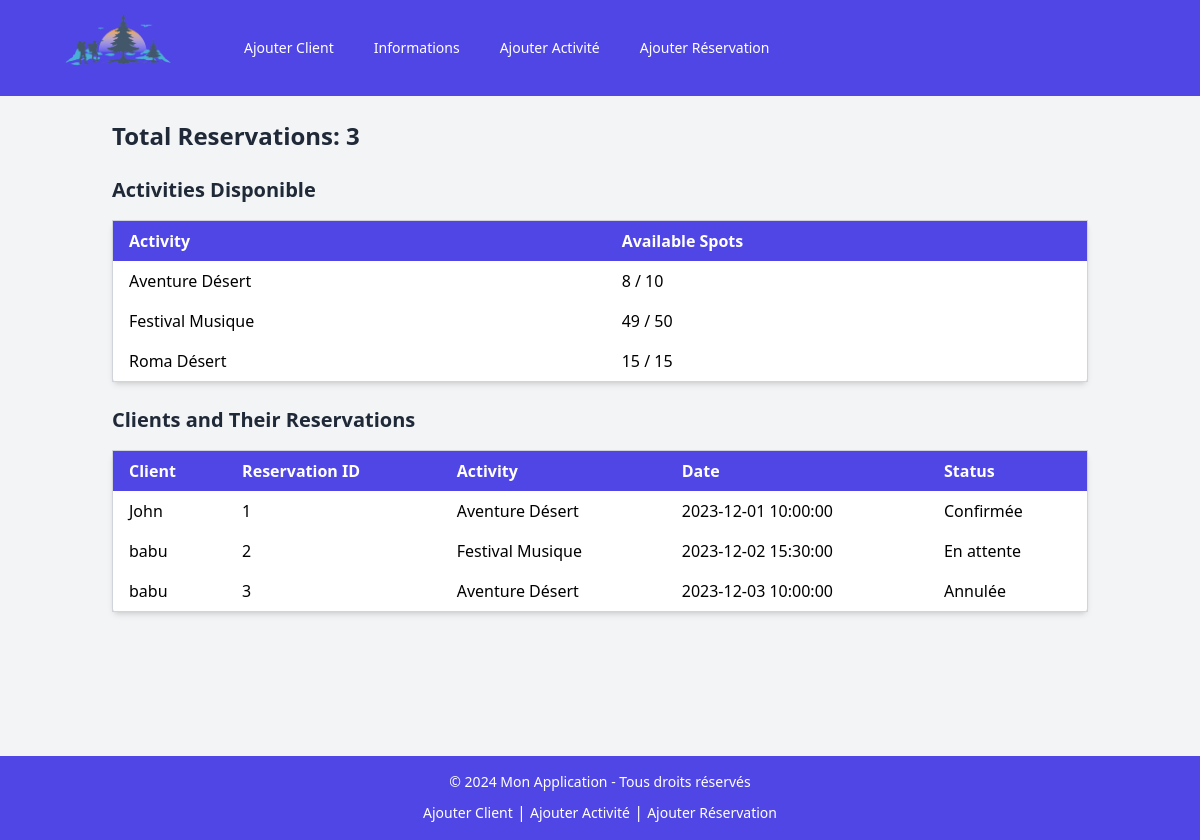
Before: /afficheall.php with the older database file.
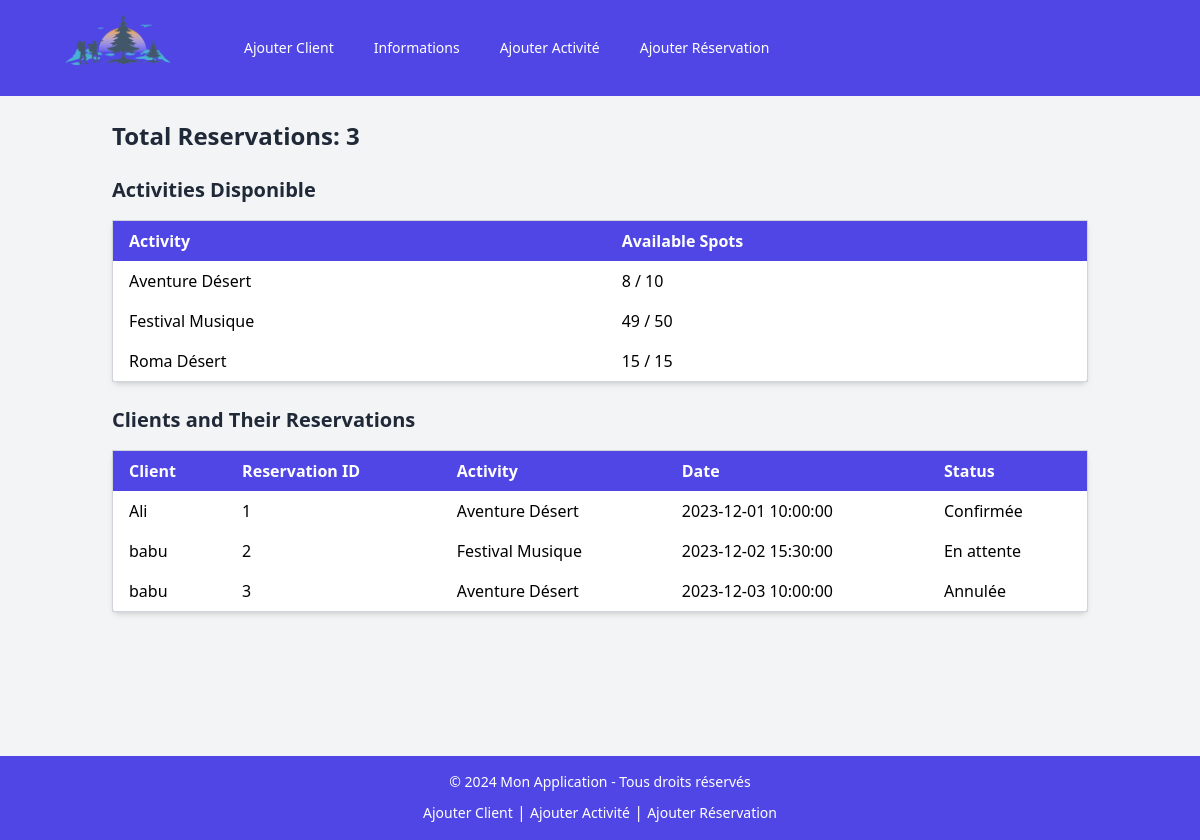
After: the same page with the newer database file.
### tables this page shows
CREATE TABLE IF NOT EXISTS activite (
    id_activite INT(11) NOT NULL AUTO_INCREMENT,
    titre VARCHAR(150) NOT NULL,
    description VARCHAR(100),
    destination VARCHAR(200) NOT NULL,
    prix DECIMAL(10,2) NOT NULL,
    date_debut DATE NOT NULL,
    date_fin DATE NOT NULL,
    places_disponible INT(11),
    PRIMARY KEY (id_activite)
);

CREATE TABLE IF NOT EXISTS reservation (
    id_reservation INT(11) NOT NULL AUTO_INCREMENT,
    id_client INT(11) NOT NULL,
    id_activite INT(11) NOT NULL,
    date_reservation TIMESTAMP NOT NULL,
    status ENUM('En attente', 'Confirmée', 'Annulée') NOT NULL,
    PRIMARY KEY (id_reservation),
    FOREIGN KEY (id_client) REFERENCES cliente(id_client),
    FOREIGN KEY (id_activite) REFERENCES activite(id_activite)
);

CREATE TABLE IF NOT EXISTS cliente (
    id_client INT(11) NOT NULL AUTO_INCREMENT,
    nom VARCHAR(100) NOT NULL,
    prenom VARCHAR(100) NOT NULL,
    email VARCHAR(150) NOT NULL UNIQUE,
    telephone VARCHAR(15) NOT NULL,
    adresse TEXT NOT NULL,
    date_naissance DATE NOT NULL,
    PRIMARY KEY (id_client)
);

### afficheall.php (the view, shortened to what this page needs)
<?php
$host = 'localhost';
$username = 'root';
$password = '';
$dbname = 'vygs';
$mysqli = new mysqli($host, $username, $password, $dbname);
$reservations_result = $mysqli->query("SELECT r.id_reservation, r.id_client, r.id_activite, r.date_reservation, r.status,
                                       c.nom as client,
                                       a.titre as activite
                                       FROM reservation r
                                       JOIN cliente c ON r.id_client = c.id_client
                                       JOIN activite a ON r.id_activite = a.id_activite");
$reservations_count = $mysqli->query("SELECT COUNT(*) as total_reservations FROM reservation");
$total_reservations = $reservations_count->fetch_assoc()['total_reservations'];
$activities_result = $mysqli->query("SELECT a.id_activite, a.titre, a.places_disponible,
                                    (a.places_disponible - COUNT(r.id_reservation)) AS available_spots
                                    FROM activite a
                                    LEFT JOIN reservation r ON a.id_activite = r.id_activite
                                    GROUP BY a.id_activite, a.titre, a.places_disponible");
?>
<!DOCTYPE html>
<html lang="en">
<head>
    <script src="https://cdn.tailwindcss.com"></script>
</head>
<body class="bg-gray-100">
<nav class="bg-indigo-600 p-4">
    <div class="max-w-7xl mx-auto px-2 sm:px-6 lg:px-8">
        <div class="relative flex items-center justify-between h-16">
            <div class="flex-1 flex items-center justify-center sm:items-stretch sm:justify-start">
                <div class="h-36 w-36"><img src="includes/—Pngtree—tour and travel logo_5695483.png" alt="travels"></div>
                <div class="ml-10 flex items-center space-x-4">
                    <a href="index.php" class="text-white px-3 py-2 rounded-md text-sm font-medium hover:bg-indigo-700">Ajouter Client</a>
                    <a href="afficheall.php" class="text-white px-3 py-2 rounded-md text-sm font-medium hover:bg-indigo-700">Informations</a>
                    <a href="fold.php" class="text-white px-3 py-2 rounded-md text-sm font-medium hover:bg-indigo-700">Ajouter Activité</a>
                    <a href="reserv.php" class="text-white px-3 py-2 rounded-md text-sm font-medium hover:bg-indigo-700">Ajouter Réservation</a>
                </div>
            </div>
        </div>
    </div>
</nav>
<div class="container mx-auto p-6">
    <div class="mb-6">
        <h1 class="text-2xl font-bold text-gray-800">Total Reservations: <?= $total_reservations ?></h1>
    </div>
    <div class="mb-6">
        <h2 class="text-xl font-semibold text-gray-800"> Activities Disponible</h2>
        <table class="min-w-full bg-white border border-gray-300 rounded-md shadow-md mt-4">
            <thead class="bg-indigo-600 text-white">
                <tr>
                    <th class="py-2 px-4 text-left">Activity</th>
                    <th class="py-2 px-4 text-left">Available Spots</th>
                </tr>
            </thead>
            <tbody>
                <?php while ($activity = $activities_result->fetch_assoc()) { ?>
                    <tr>
                        <td class="py-2 px-4"><?= $activity['titre'] ?></td>
                        <td class="py-2 px-4"><?= $activity['available_spots'] ?> / <?= $activity['places_disponible'] ?></td>
                    </tr>
                <?php } ?>
            </tbody>
        </table>
    </div>
    <div class="mb-6">
        <h2 class="text-xl font-semibold text-gray-800">Clients and Their Reservations</h2>
        <table class="min-w-full bg-white border border-gray-300 rounded-md shadow-md mt-4">
            <thead class="bg-indigo-600 text-white">
                <tr>
                    <th class="py-2 px-4 text-left">Client</th>
                    <th class="py-2 px-4 text-left">Reservation ID</th>
                    <th class="py-2 px-4 text-left">Activity</th>
                    <th class="py-2 px-4 text-left">Date</th>
                    <th class="py-2 px-4 text-left">Status</th>
                </tr>
            </thead>
            <tbody>
                <?php while ($reservation = $reservations_result->fetch_assoc()) { ?>
                    <tr>
                        <td class="py-2 px-4"><?= $reservation['client'] ?></td>
                        <td class="py-2 px-4"><?= $reservation['id_reservation'] ?></td>
                        <td class="py-2 px-4"><?= $reservation['activite'] ?></td>
                        <td class="py-2 px-4"><?= $reservation['date_reservation'] ?></td>
                        <td class="py-2 px-4"><?= $reservation['status'] ?></td>
                    </tr>
                <?php } ?>
            </tbody>
        </table>
    </div>
</div>
<footer class="bg-indigo-600 text-white text-center py-4 mt-24">
    <p class="text-sm">© 2024 Mon Application - Tous droits réservés</p>
    <div class="mt-2">
        <a href="index.php" class="text-white hover:underline text-sm">Ajouter Client</a> |
        <a href="fold.php" class="text-white hover:underline text-sm">Ajouter Activité</a> |
        <a href="reserv.php" class="text-white hover:underline text-sm">Ajouter Réservation</a>
    </div>
</footer>
</body>
</html>

Changed rows visible on the page:
changed through a linked row, reservation "Confirmée": id_client.nom "John" → "Ali"
